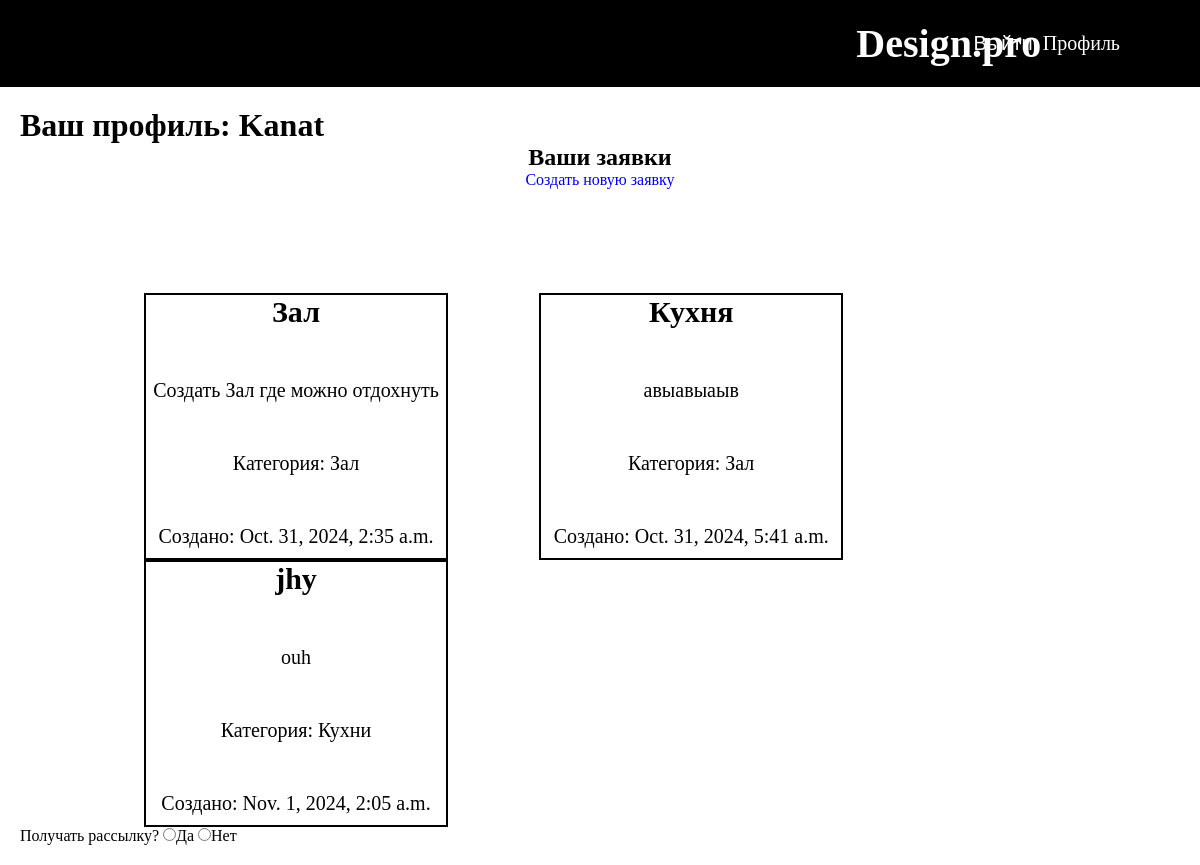
/user/profile/ (signed in), run on the app's committed database.
### user/models.py (models this page shows, shortened)
class Request(models.Model):
    STATUS_CHOICES = [
        ('new', 'Новая'),
        ('accepted_in_work', 'Принято в работу'),
        ('completed', 'Выполнено'),
    ]
    title = models.CharField(max_length=255)
    description = models.TextField()
    category = models.ForeignKey(Category, on_delete=models.CASCADE)
    photo = models.ImageField(upload_to='requests_photos/', blank=True, null=True)
    created_at = models.DateTimeField(auto_now_add=True)
    status = models.CharField(max_length=20, choices=STATUS_CHOICES, default='new')
    user = models.ForeignKey(User, on_delete=models.CASCADE)
    comment = models.TextField(blank=True, null=True)

class Category(models.Model):
    name = models.CharField(max_length=100)

### user/views.py (the view)
# urls.py: path('profile/', profile, name='profile'),
def profile(request):
    status = request.GET.get('status')
    if status:
        user_requests = Request.objects.filter(user=request.user, status=status)
    else:
        user_requests = Request.objects.filter(user=request.user)
    return render(request, 'user/profile.html', {
        'user_requests': user_requests,
        'selected_status': status
    })

### user/templates/user/profile.html (shortened to what this page needs)
{% extends 'base.html' %}
{% block content %}
<main>
    <h1>Ваш профиль: {{user.username}}</h1>
    <div class="profile-form">
        <h2>Ваши заявки</h2>
    <a href="{% url 'create_request' %}">Создать новую заявку</a>
    <div class="request">
        {% if user_requests %}
        <ul class="request">
            {% for request in user_requests %}
                <li>
                    <h3>{{ request.title }}</h3>
                    <p>{{ request.description }}</p>
                    <p>Категория: {{ request.category.name }}</p>
                    <p>Создано: {{ request.created_at }}</p>
                </li>
            {% endfor %}
        </ul>
    {% else %}
        <p>У вас пока нет заявок.</p>
    {% endif %}
    </div>
    </div>
    <div>Получать рассылку?
        <input type="radio" name="RassilkaButton" value="Да" id="yes">Да
        <input type="radio" name="RassilkaButton" value="Нет" id="no">Нет
    </div>
{% endblock %}

### main/static/main/style.css (style rules this page uses)
* { margin: 0; padding: 0; }
body { background: white; }
a { text-decoration: none; }
li { list-style: none; }
main { padding: 20px; }
main p { margin-top: 50px; font-size: 25px; }
.profile-form { display: flex; flex-direction: column; align-items: center; }
.request { display: flex; flex-wrap: wrap; gap: 10%; margin-top: 5%; text-align: center; }
.request h3 { font-size: 30px; }
.request li { border: 2px solid black; }
.request p { font-size: 20px; margin-bottom: 10px; width: 300px; }

### data on the page
Request: title "Зал", description "Создать Зал где можно отдохнуть", category.name "Зал", created_at "Oct. 31, 2024, 2:35 a.m."
Request: title "Кухня", description "авыавыаыв", category.name "Зал", created_at "Oct. 31, 2024, 5:41 a.m."
Request: title "jhy", description "ouh", category.name "Кухни", created_at "Nov. 1, 2024, 2:05 a.m."

### other printed values
{{ user.username }} "Kanat"
